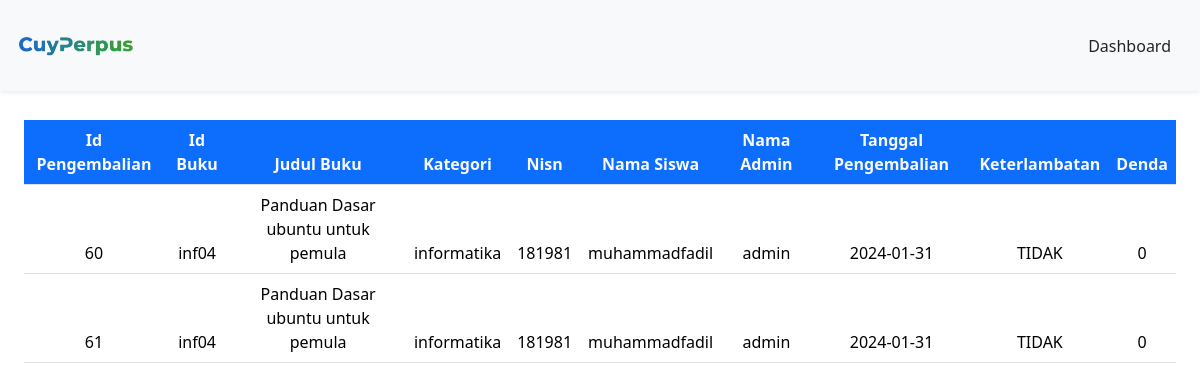
/DashboardAdmin/pengembalian/pengembalianBuku.php, run on the app's committed database.
### tables this page shows
CREATE TABLE `pengembalian` (
  `id_pengembalian` int(11) NOT NULL,
  `id_peminjaman` int(11) NOT NULL,
  `id_buku` varchar(20) NOT NULL,
  `nisn` int(11) NOT NULL,
  `id_admin` int(11) NOT NULL,
  `buku_kembali` date NOT NULL,
  `keterlambatan` enum('YA','TIDAK') NOT NULL,
  `denda` int(15) NOT NULL
);

CREATE TABLE `buku` (
  `cover` varchar(255) NOT NULL,
  `id_buku` varchar(20) NOT NULL,
  `kategori` varchar(255) NOT NULL,
  `judul` varchar(255) NOT NULL,
  `pengarang` varchar(255) NOT NULL,
  `penerbit` varchar(255) NOT NULL,
  `tahun_terbit` date NOT NULL,
  `jumlah_halaman` int(11) NOT NULL,
  `buku_deskripsi` text NOT NULL
);

CREATE TABLE `member` (
  `nisn` int(11) NOT NULL,
  `kode_member` varchar(12) NOT NULL,
  `nama` varchar(255) NOT NULL,
  `password` varchar(255) NOT NULL,
  `jenis_kelamin` varchar(20) NOT NULL,
  `no_tlp` varchar(15) NOT NULL,
  `tgl_pendaftaran` date NOT NULL
);

### config/config.php (called while the page is built, shortened)
<?php
$host = "127.0.0.1";
$username = "root";
$password = "";
$database_name = "perpustakaan1";
$connection = mysqli_connect($host, $username, $password, $database_name);
function queryReadData($dataKategori) {
  global $connection;
  $result = mysqli_query($connection, $dataKategori);
  $items = [];
  while($item = mysqli_fetch_assoc($result)) {
    $items[] = $item;
  }
  return $items;
}
?>

### DashboardAdmin/pengembalian/pengembalianBuku.php (the view, shortened to what this page needs)
<?php
require "../../config/config.php";
$dataPeminjam = queryReadData("SELECT pengembalian.id_pengembalian, pengembalian.id_buku, buku.judul, buku.kategori, pengembalian.nisn, member.nama, admin.nama_admin, pengembalian.buku_kembali, pengembalian.keterlambatan, pengembalian.denda
FROM pengembalian
INNER JOIN buku ON pengembalian.id_buku = buku.id_buku
INNER JOIN member ON pengembalian.nisn = member.nisn
INNER JOIN admin ON pengembalian.id_admin = admin.id")
?>
<!DOCTYPE html>
<html lang="en">
  <head>
    <link href="https://cdn.jsdelivr.net/npm/bootstrap@5.3.2/dist/css/bootstrap.min.css" rel="stylesheet">
  </head>
  <body>
    <nav class="navbar fixed-top bg-body-tertiary shadow-sm">
      <div class="container-fluid p-3">
        <a class="navbar-brand" href="#">
          <img src="../../assets/logoNav.png" alt="logo" width="120px">
        </a>
        <a class="btn btn-tertiary" href="../dashboardAdmin.php">Dashboard</a>
      </div>
    </nav>
    <div class="p-4 mt-5">
      <div class="mt-5">
      <div class="table-responsive mt-3">
    <table class="table table-striped table-hover">
     <thead class="text-center">
      <tr>
        <th class="bg-primary text-light">Id Pengembalian</th>
        <th class="bg-primary text-light">Id Buku</th>
        <th class="bg-primary text-light">Judul Buku</th>
        <th class="bg-primary text-light">Kategori</th>
        <th class="bg-primary text-light">Nisn</th>
        <th class="bg-primary text-light">Nama Siswa</th>
        <th class="bg-primary text-light">Nama Admin</th>
        <th class="bg-primary text-light">Tanggal Pengembalian</th>
        <th class="bg-primary text-light">Keterlambatan</th>
        <th class="bg-primary text-light">Denda</th>
      </tr>
    </thead>
        <?php foreach ($dataPeminjam as $item) : ?>
      <thead class="text-center">
      <tr>
        <td><?= $item["id_pengembalian"]; ?></td>
        <td><?= $item["id_buku"]; ?></td>
        <td><?= $item["judul"]; ?></td>
        <td><?= $item["kategori"]; ?></td>
        <td><?= $item["nisn"]; ?></td>
        <td><?= $item["nama"]; ?></td>
        <td><?= $item["nama_admin"]; ?></td>
        <td><?= $item["buku_kembali"]; ?></td>
        <td><?= $item["keterlambatan"]; ?></td>
        <td><?= $item["denda"]; ?></td>
      </tr>
      </thead>
        <?php endforeach; ?>
    </table>
  </div>
 </div>
</div>
  </body>
</html>

### data on the page
pengembalian: id_pengembalian "60", id_buku "inf04", id_buku.judul "Panduan Dasar ubuntu untuk pemula", id_buku.kategori "informatika", nisn "181981", nisn.nama "muhammadfadil", id_admin.nama_admin "admin", buku_kembali "2024-01-31", keterlambatan "TIDAK", denda "0"
pengembalian: id_pengembalian "61", id_buku "inf04", id_buku.judul "Panduan Dasar ubuntu untuk pemula", id_buku.kategori "informatika", nisn "181981", nisn.nama "muhammadfadil", id_admin.nama_admin "admin", buku_kembali "2024-01-31", keterlambatan "TIDAK", denda "0"
